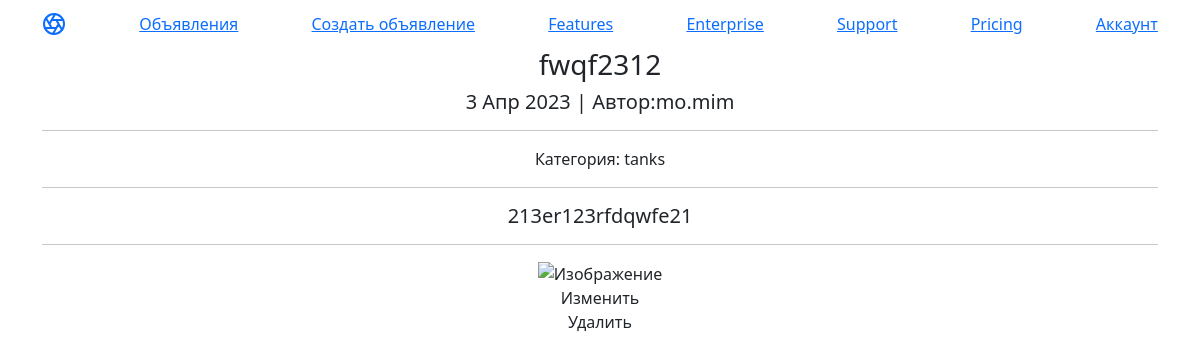
/ads/6, run on the app's committed database.
### ads/models.py (models this page shows, shortened)
class Ad(models.Model):
    title = models.CharField(max_length=128)
    text = models.TextField()
    author = models.ForeignKey(User, on_delete=models.CASCADE)
    category = models.CharField(max_length=20, choices=CAT)
    date_create = models.DateTimeField(auto_now_add=True)
    content = models.FileField(upload_to='ad_content/', blank=True)

### ads/views.py (the view)
# urls.py: path('<int:pk>', AdDetail.as_view(), name='ad'),
class AdDetail(DetailView):
    model = Ad
    template_name = 'ads/ad.html'
    context_object_name = 'ad'

### templates/ads/ad.html (shortened to what this page needs)
{% extends 'ads/default.html' %}
{% block content %}
<h3>{{ ad.title }}</h3>
<h5>{{ ad.date_create|date:'j M Y' }} | Автор:{{ ad.author }}</h5>
    <hr>
    <h8>Категория: {{ ad.category }} </h8>
<hr>
<h5>{{ ad.text }}</h5>
<hr>
<img src=" {{ ad.content.name }}" alt="Изображение">
<a class="nav-link" href="{{ ad.id }}/update ">Изменить</a>
<a class="nav-link" href="{{ ad.id }}/delete ">Удалить</a>
{% endblock %}

### data on the page
Ad: title "fwqf2312", date_create "3 Апр 2023", author "mo.mim", category "tanks", text "213er123rfdqwfe21"
